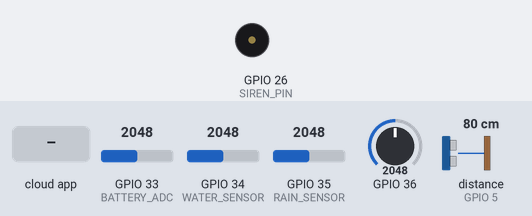
Simulated run of this sketch. Board: ESP32. On the bench: buzzer (waves = sounding, pin HIGH). Wiring (inferred from the names in the program): ultrasonic range finder: trigger GPIO 4; echo GPIO 5. The inputs (shaded band) are chosen by the test bench; at power-on: GPIO 34 (WATER_SENSOR) = 2048, GPIO 33 (BATTERY_ADC) = 2048, GPIO 35 (RAIN_SENSOR) = 2048, GPIO 36 = 2048, distance to the obstacle (sensor on GPIO 5) 80 cm (analog values on the 0–4095 scale). The echo pulse lasts 58.3 µs per cm; WiFi joins after 1.5 s; servers stay silent unless stated; the local clock reads 2024-03-15 10:24:30 at power-on unless the sketch sets it; the Firebase database answers and starts empty; not simulated (calls return 0 or success): secrets.h; pins used as bus, display or sensor lines are not drawn; what the sketch prints to the serial monitor is not drawn.

Above: at 3.1 s.
3.2 s: GPIO 34 (WATER_SENSOR) set to 2532
9.4 s: GPIO 34 (WATER_SENSOR) set to 2617
At 14.9 s:
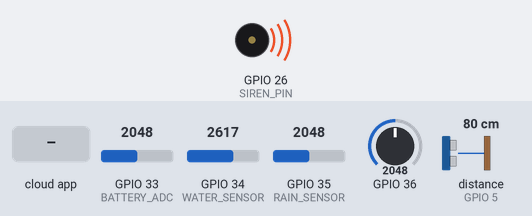
40.0 s: the phone or cloud app sets siren_mute to 1
At 41.4 s:
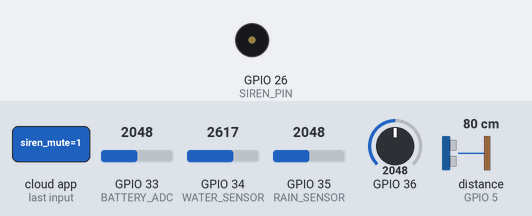
52.1 s: the phone or cloud app sets siren_mute to 0
At 52.9 s:
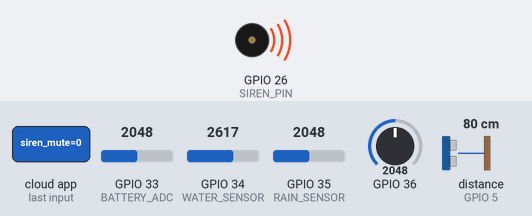
Timing chart, 0 to 54.7 s (numbered marks = the images above; inputs shaded):
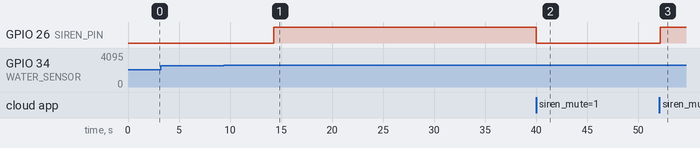

The sketch:

FloodSense_ESP32.ino
```cpp
#include <WiFi.h>
#include <time.h>
#include <string.h>
#include <Firebase_ESP_Client.h>

#include "addons/TokenHelper.h"
#include "addons/RTDBHelper.h"

// HEXBuilder is supplied by esp32_hexbuilder_shim.cpp (ESP32 core 3.0.7 linker gap).

#include "secrets.h"

#define RAIN_SENSOR 35
#define WATER_SENSOR 34
#define WATER_POWER 32
#define TRIG_PIN 4
#define ECHO_PIN 5
#define SIREN_PIN 26
#define BATTERY_ADC 33
#define SOLAR_ADC 36
#define SOLAR_ADC_ENABLED 1

// Battery/solar through a 220k (from pack+) / 100k (to GND) divider.
// Midpoint goes to the ADC pin. Never put the pack on a GPIO.
// Max measurable voltage is about 10.6 V. Tie GPIO 36 to GND if unused.
#define DIVIDER_RHIGH 220000.0
#define DIVIDER_RLOW 100000.0
#define ADC_VREF 3.30
#define VOLTAGE_MIN_VALID 1.80
#define VOLTAGE_MAX_VALID 12.00

// Change STATION_ID on each ESP32. Must match the FloodSense Home station:
//   kalu-millaniya      Kalu Ganga - Putupaula (Kalutara, default Home)
//   kalawellawa         Kalu Ganga - Kalawellawa
//   ellagawa            Kalu Ganga - Ellagawa (Ratnapura)
//   rathnapura          Kalu Ganga - Rathnapura
//   magura              Maguru Ganga - Magura
#define STATION_ID "kalu-millaniya"
#define STATION_NAME "Kalu Ganga - Putupaula"

// 250 ml demo beaker on the analog water probe (GPIO 34):
//   empty     → 0 ml  → 0.00 m
//   200 ml    → HIGH  → 8.00 m  + local siren
//   250 ml    → full  → 10.00 m
// Calibrate WATER_ADC_EMPTY (dry) and WATER_ADC_FULL (filled to 250 ml)
// from the Serial "water=" ADC reading.
#define WATER_ADC_EMPTY 0
#define WATER_ADC_FULL 3200
#define WATER_LEVEL_MAX_M 10.0
#define BEAKER_CAPACITY_ML 250.0
#define BEAKER_HIGH_ML 200.0

// Dry rain plate on this board reads ADC 4095. Wet reads lower.
// Mapping 0→dry was wrong: a dry 4095 became 250 mm and HIGH risk.

#define RAIN_ADC_DRY 4095
#define RAIN_ADC_WET 800
#define RAIN_ADC_DRY_FLOOR 3200
#define RAINFALL_MAX_MM 250.0

#define SAMPLE_INTERVAL_MS 5000
#define SIREN_POLL_MS 400
#define WIFI_WAIT_MS 12000
#define QUEUE_CAP 72

struct Sample {
  unsigned long unixSec;
  float waterLevelM;
  float rainfallMm;
  float ultrasonicCm;
  float batteryV;
  float solarV;
  int floodRisk;
  int waterAdc;
  int raining;
  bool ultraOk;
  bool batteryOk;
  bool solarOk;
  bool sirenActive;
};

FirebaseData fbdo;
FirebaseAuth auth;
FirebaseConfig config;
bool signupOK = false;
Sample offlineQueue[QUEUE_CAP];
int queueHead = 0;
int queueCount = 0;
unsigned long lastWifiAttemptMs = 0;
unsigned long lastFirebaseAttemptMs = 0;
bool remoteSirenCommand = false;
bool remoteSirenMute = false;
bool haveRemoteSiren = false;
bool sirenActive = false;

void enqueueSample(const Sample& sample);
bool flushQueue();
bool publishLive(const Sample& sample);
bool publishLiveTo(const char* stationId, const Sample& sample);
bool publishHistory(const Sample& sample);
bool firebaseUp();
void ensureWifi();
void ensureFirebase();
void beginFirebase();
unsigned long unixNow();
float readDividerVolts(int pin);
bool voltageOk(float volts);
void logRtdbError(const char* what, const char* path);
float rainfallFromAdc(int rainAdc);
void applySiren(int floodRisk);
void pollRemoteSiren();
void waitWithSiren(int floodRisk);

float mapFloat(float x, float inMin, float inMax, float outMin, float outMax) {
  if (inMax == inMin) {
    return outMin;
  }
  float y = (x - inMin) * (outMax - outMin) / (inMax - inMin) + outMin;
  float lo = outMin < outMax ? outMin : outMax;
  float hi = outMin < outMax ? outMax : outMin;
  if (y < lo) y = lo;
  if (y > hi) y = hi;
  return y;
}

int analogAverage(int pin, int samples = 16) {
  uint32_t sum = 0;
  for (int i = 0; i < samples; i++) {
    sum += analogRead(pin);
    delay(2);
  }
  return (int)(sum / samples);
}

float readUltrasonicCm() {
  digitalWrite(TRIG_PIN, LOW);
  delayMicroseconds(2);
  digitalWrite(TRIG_PIN, HIGH);
  delayMicroseconds(10);
  digitalWrite(TRIG_PIN, LOW);
  long duration = pulseIn(ECHO_PIN, HIGH, 30000);
  if (duration <= 0) {
    return -1.0;
  }
  return duration * 0.0343 / 2.0;
}

float readDividerVolts(int pin) {
  uint32_t sum = 0;
  for (int i = 0; i < 8; i++) {
    sum += analogRead(pin);
    delay(2);
  }
  float vAdc = (sum / 8.0) * ADC_VREF / 4095.0;
  return vAdc * (DIVIDER_RHIGH + DIVIDER_RLOW) / DIVIDER_RLOW;
}

bool voltageOk(float volts) {
  return volts >= VOLTAGE_MIN_VALID && volts <= VOLTAGE_MAX_VALID;
}

float rainfallFromAdc(int rainRaw) {
  if (rainRaw >= RAIN_ADC_DRY_FLOOR || rainRaw < 50) {
    return 0.0;
  }
  return mapFloat(rainRaw, RAIN_ADC_DRY, RAIN_ADC_WET, 0.0, RAINFALL_MAX_MM);
}

// Same tree as FloodRiskEngine. HIGH water = 200 ml in the 250 ml beaker
// (mapped to 8.0 m on the 0–10 m probe scale the app expects).
int classifyFloodRisk(float waterLevelM, float rainfallMm, float waterMl) {
  if (rainfallMm > 200.0) return 2;
  if (waterMl > BEAKER_HIGH_ML) return 2;
  if (rainfallMm > 59.97) return 1;
  if (waterLevelM > 4.97) return 1;
  return 0;
}

void applySiren(int floodRisk) {
  bool localHigh = floodRisk >= 2;
  if (haveRemoteSiren) {
    sirenActive = remoteSirenCommand || (localHigh && !remoteSirenMute);
  } else {
    sirenActive = localHigh;
  }
  digitalWrite(SIREN_PIN, sirenActive ? HIGH : LOW);
}

void pollRemoteSiren() {
  if (!firebaseUp()) {
    return;
  }
  char path[96];
  snprintf(path, sizeof(path), "/FloodSystem/stations/%s/siren_command", STATION_ID);
  if (Firebase.RTDB.getBool(&fbdo, path)) {
    remoteSirenCommand = fbdo.boolData();
    haveRemoteSiren = true;
  }
  snprintf(path, sizeof(path), "/FloodSystem/stations/%s/siren_mute", STATION_ID);
  if (Firebase.RTDB.getBool(&fbdo, path)) {
    remoteSirenMute = fbdo.boolData();
  }
}

void waitWithSiren(int floodRisk) {
  unsigned long start = millis();
  while (millis() - start < SAMPLE_INTERVAL_MS) {
    pollRemoteSiren();
    applySiren(floodRisk);
    delay(SIREN_POLL_MS);
  }
}

void setup() {
  Serial.begin(115200);
  delay(300);
  Serial.println();
  Serial.println("=== FloodSense node: kalu-millaniya ===");
  Serial.println("Beaker 250 ml full; 200 ml = HIGH risk + siren on GPIO 26.");
  Serial.println("If you still see kelani-seethawaka, this file was not uploaded.");

  pinMode(WATER_POWER, OUTPUT);
  digitalWrite(WATER_POWER, LOW);
  pinMode(WATER_SENSOR, INPUT);
  pinMode(RAIN_SENSOR, INPUT);

  pinMode(TRIG_PIN, OUTPUT);
  pinMode(ECHO_PIN, INPUT);
  digitalWrite(TRIG_PIN, LOW);
  pinMode(SIREN_PIN, OUTPUT);
  digitalWrite(SIREN_PIN, LOW);
  analogSetAttenuation(ADC_11db);
  analogReadResolution(12);
  pinMode(BATTERY_ADC, INPUT_PULLDOWN);

  WiFi.mode(WIFI_STA);
  ensureWifi();
  if (WiFi.status() == WL_CONNECTED) {
    configTime(0, 0, "pool.ntp.org", "time.google.com");
    Serial.print("Syncing time");
    for (int i = 0; i < 20 && time(nullptr) < 1700000000; i++) {
      Serial.print(".");
      delay(250);
    }
    Serial.println();
  } else {
    Serial.println("WiFi not ready. Sampling continues and readings stay in the offline queue.");
  }

  config.api_key = API_KEY;
  config.database_url = DATABASE_URL;
  Firebase.reconnectWiFi(true);
  Firebase.begin(&config, &auth);
  beginFirebase();
}

void loop() {
  int rainRaw = analogAverage(RAIN_SENSOR);
  float rainfallMm = rainfallFromAdc(rainRaw);
  int rainShown = rainRaw >= RAIN_ADC_DRY_FLOOR ? 0 : rainRaw;

  digitalWrite(WATER_POWER, HIGH);
  delay(80);
  int waterAdc = analogAverage(WATER_SENSOR);
  digitalWrite(WATER_POWER, LOW);
  float waterMl = mapFloat(waterAdc, WATER_ADC_EMPTY, WATER_ADC_FULL, 0.0, BEAKER_CAPACITY_ML);
  float waterLevelM = (waterMl / BEAKER_CAPACITY_ML) * WATER_LEVEL_MAX_M;

  float ultrasonicCm = readUltrasonicCm();
  bool ultraOk = ultrasonicCm > 0.0 && ultrasonicCm < 400.0;

  float batteryV = readDividerVolts(BATTERY_ADC);
  bool batteryOk = voltageOk(batteryV);
#if SOLAR_ADC_ENABLED
  float solarV = readDividerVolts(SOLAR_ADC);
  bool solarOk = voltageOk(solarV);
#else
  float solarV = 0.0;
  bool solarOk = false;
#endif

  int floodRisk = classifyFloodRisk(waterLevelM, rainfallMm, waterMl);
  applySiren(floodRisk);

  Serial.print("ADC rain=");
  Serial.print(rainShown);
  Serial.print(" water=");
  Serial.print(waterAdc);
  Serial.print("  |  rainfall_mm=");
  Serial.print(rainfallMm, 1);
  Serial.print(" water_m=");
  Serial.print(waterLevelM, 2);
  Serial.print(" beaker_ml=");
  Serial.print(waterMl, 0);
  Serial.print(" risk=");
  Serial.print(floodRisk);
  Serial.print(" siren=");
  Serial.print(sirenActive ? "ON" : "off");
  if (ultraOk) {
    Serial.print(" ultrasonic_cm=");
    Serial.print(ultrasonicCm, 1);
  } else {
    Serial.print(" ultrasonic read failed");
  }
  if (batteryOk) {
    Serial.print(" battery_v=");
    Serial.print(batteryV, 2);
  } else {
    Serial.print(" battery not connected");
  }
  if (solarOk) {
    Serial.print(" solar_v=");
    Serial.print(solarV, 2);
  } else {
    Serial.print(" solar not connected");
  }
  Serial.println();
  static bool hintedDrySensors = false;
  if (!hintedDrySensors && waterAdc <= 5 && rainRaw >= 4000) {
    hintedDrySensors = true;
    Serial.println("Dry/unwired ADC: wet GPIO 34 (water) or GPIO 35 (rain). water_m stays 0 until WATER ADC rises.");
  }

  Sample sample;
  sample.unixSec = unixNow();
  sample.waterLevelM = waterLevelM;
  sample.rainfallMm = rainfallMm;
  sample.ultrasonicCm = ultrasonicCm;
  sample.floodRisk = floodRisk;
  sample.waterAdc = waterAdc;
  sample.raining = rainfallMm > 20.0 ? 1 : 0;
  sample.ultraOk = ultraOk;
  sample.batteryV = batteryV;
  sample.solarV = solarV;
  sample.batteryOk = batteryOk;
  sample.solarOk = solarOk;
  sample.sirenActive = sirenActive;

  ensureWifi();
  ensureFirebase();

  if (firebaseUp()) {
    int flushed = queueCount;
    if (!flushQueue()) {
      Serial.printf("Queue flush failed, holding %d samples\n", queueCount);
    } else if (flushed > 0) {
      Serial.printf("Flushed %d queued samples\n", flushed);
    }
    if (!publishLive(sample)) {
      enqueueSample(sample);
      Serial.printf("Live publish failed, queued %d/%d\n", queueCount, QUEUE_CAP);
    } else {
      Serial.print("Live node updated  FloodSystem/stations/");
      Serial.print(STATION_ID);
      Serial.print("  last_seen=");
      Serial.println(sample.unixSec);
      if (!publishHistory(sample)) {
        Serial.printf("History write failed: %s\n", fbdo.errorReason().c_str());
      }
    }
  } else {
    enqueueSample(sample);
    Serial.printf("Offline, queued %d/%d\n", queueCount, QUEUE_CAP);
  }

  Serial.println("-------------------------");
  waitWithSiren(floodRisk);
}

void enqueueSample(const Sample& sample) {
  if (queueCount == QUEUE_CAP) {
    queueHead = (queueHead + 1) % QUEUE_CAP;
    queueCount--;
  }
  offlineQueue[(queueHead + queueCount) % QUEUE_CAP] = sample;
  queueCount++;
}

bool flushQueue() {
  while (queueCount > 0) {
    if (!publishHistory(offlineQueue[queueHead])) {
      return false;
    }
    queueHead = (queueHead + 1) % QUEUE_CAP;
    queueCount--;
  }
  return true;
}

bool publishLive(const Sample& sample) {
  return publishLiveTo(STATION_ID, sample);
}

bool publishLiveTo(const char* stationId, const Sample& sample) {
  char path[96];
  snprintf(path, sizeof(path), "/FloodSystem/stations/%s", stationId);
  FirebaseJson json;
  json.set("water_level", (double)sample.waterLevelM);
  json.set("rainfall", (double)sample.rainfallMm);
  json.set("flood_risk", sample.floodRisk);
  json.set("name", STATION_NAME);
  json.set("queue_depth", queueCount);
  json.set("last_seen", (double)sample.unixSec);
  json.set("ultrasonic_distance", sample.ultraOk ? (double)sample.ultrasonicCm : 0.0);
  json.set("siren_active", sample.sirenActive);
  if (sample.batteryOk) {
    json.set("battery_voltage", (double)sample.batteryV);
  }
  if (sample.solarOk) {
    json.set("solar_voltage", (double)sample.solarV);
  }
  if (!Firebase.RTDB.updateNode(&fbdo, path, &json)) {
    logRtdbError("updateNode", path);
    bool waterOk = Firebase.RTDB.setFloat(&fbdo, String(path) + "/water_level", sample.waterLevelM);
    bool rainOk = Firebase.RTDB.setFloat(&fbdo, String(path) + "/rainfall", sample.rainfallMm);
    bool riskOk = Firebase.RTDB.setInt(&fbdo, String(path) + "/flood_risk", sample.floodRisk);
    bool seenOk = Firebase.RTDB.setDouble(&fbdo, String(path) + "/last_seen", (double)sample.unixSec);
    if (!waterOk) logRtdbError("set water_level", path);
    if (!rainOk) logRtdbError("set rainfall", path);
    if (!riskOk) logRtdbError("set flood_risk", path);
    if (!seenOk) logRtdbError("set last_seen", path);
    return waterOk && rainOk && seenOk;
  }
  return true;
}

bool publishHistory(const Sample& sample) {
  FirebaseJson json;
  json.set("timestamp", (double)sample.unixSec);
  json.set("water_level", sample.waterLevelM);
  json.set("rainfall", sample.rainfallMm);
  json.set("flood_risk", sample.floodRisk);
  json.set("WaterLevel", sample.waterAdc);
  json.set("RainStatus", sample.raining);
  if (sample.ultraOk) {
    json.set("ultrasonic_distance", sample.ultrasonicCm);
  }
  if (sample.batteryOk) {
    json.set("battery_voltage", sample.batteryV);
  }
  if (sample.solarOk) {
    json.set("solar_voltage", sample.solarV);
  }
  char path[96];
  if (sample.unixSec > 1700000000UL) {
    snprintf(path, sizeof(path), "/FloodSystem/stations/%s/history/%lu", STATION_ID, sample.unixSec);
    return Firebase.RTDB.setJSON(&fbdo, path, &json);
  }
  snprintf(path, sizeof(path), "/FloodSystem/stations/%s/history", STATION_ID);
  return Firebase.RTDB.pushJSON(&fbdo, path, &json);
}

bool firebaseUp() {
  return WiFi.status() == WL_CONNECTED && signupOK && Firebase.ready();
}

void ensureWifi() {
  if (WiFi.status() == WL_CONNECTED) {
    return;
  }
  unsigned long now = millis();
  if (lastWifiAttemptMs != 0 && now - lastWifiAttemptMs < 8000) {
    return;
  }
  lastWifiAttemptMs = now;
  Serial.print("Connecting WiFi");
  WiFi.disconnect();
  WiFi.begin(WIFI_SSID, WIFI_PASSWORD);
  unsigned long start = millis();
  while (WiFi.status() != WL_CONNECTED && millis() - start < WIFI_WAIT_MS) {
    delay(400);
    Serial.print(".");
  }
  Serial.println(WiFi.status() == WL_CONNECTED ? "\nWiFi Connected!" : "\nWiFi failed, will retry");
}

void beginFirebase() {
  if (signupOK || WiFi.status() != WL_CONNECTED) {
    return;
  }
  unsigned long now = millis();
  if (lastFirebaseAttemptMs != 0 && now - lastFirebaseAttemptMs < 10000) {
    return;
  }
  lastFirebaseAttemptMs = now;
  if (!Firebase.signUp(&config, &auth, "", "")) {
    Serial.printf("Firebase signup: %s\n", config.signer.signupError.message.c_str());
    return;
  }
  signupOK = true;
  Serial.println("Firebase Connection Successful!");
  Serial.print("Writing live node /FloodSystem/stations/");
  Serial.println(STATION_ID);
  Serial.print("Waiting token");
  for (int i = 0; i < 40 && !Firebase.ready(); i++) {
    Serial.print(".");
    delay(250);
  }
  Serial.println(Firebase.ready() ? " ready" : " NOT ready");
}

void ensureFirebase() {
  if (signupOK) {
    return;
  }
  beginFirebase();
}

void logRtdbError(const char* what, const char* path) {
  Serial.printf("RTDB %s failed (%s): %s\n", what, path, fbdo.errorReason().c_str());
}

unsigned long unixNow() {
  time_t now = time(nullptr);
  if (now > 1700000000) {
    return (unsigned long)now;
  }
  return millis() / 1000UL;
}
```

esp32_hexbuilder_shim.cpp
```cpp
// ESP32 Arduino core 3.0.x (including 3.0.7) often ships MD5Builder
// without linking HEXBuilder.cpp. Firebase_ESP_Client then fails with
// "undefined reference to HEXBuilder::hex2bytes / bytes2hex".
// Weak symbols fill the gap and are ignored if a later core already links HEXBuilder.

#include <Arduino.h>

#if defined(ESP_ARDUINO_VERSION_MAJOR) && (ESP_ARDUINO_VERSION_MAJOR >= 3)

#include <HEXBuilder.h>
#include <cctype>
#include <cstdlib>
#include <cstring>

size_t __attribute__((weak)) HEXBuilder::hex2bytes(unsigned char *out, size_t maxlen, const char *in) {
  while (in && *in && isspace(static_cast<unsigned char>(*in))) {
    in++;
  }
  const size_t inLen = in ? strlen(in) : 0;
  if (inLen == 0 || (inLen & 1) || (inLen > 2 * maxlen)) {
    return 0;
  }
  for (size_t i = 0; i < inLen; i += 2) {
    char tmp[3] = {in[i], in[i + 1], 0};
    char *err = nullptr;
    out[i / 2] = static_cast<unsigned char>(strtoul(tmp, &err, 16));
    if (err != nullptr && *err != '\0') {
      return 0;
    }
  }
  return inLen / 2;
}

size_t __attribute__((weak)) HEXBuilder::hex2bytes(unsigned char *out, size_t maxlen, const String &in) {
  return hex2bytes(out, maxlen, in.c_str());
}

size_t __attribute__((weak)) HEXBuilder::bytes2hex(char *out, size_t maxlen, const uint8_t *in, size_t len) {
  if (2 * len + 1 > maxlen) {
    return 0;
  }
  for (size_t i = 0; i < len; i++) {
    const uint8_t c = in[i];
    out[2 * i] = (c >> 4) + ((c >> 4) < 10 ? '0' : 'a' - 10);
    out[2 * i + 1] = (c & 0x0f) + ((c & 0x0f) < 10 ? '0' : 'a' - 10);
  }
  out[2 * len] = 0;
  return 2 * len;
}

String __attribute__((weak)) HEXBuilder::bytes2hex(const uint8_t *in, size_t len) {
  String out;
  out.reserve(2 * len + 1);
  for (size_t i = 0; i < len; i++) {
    const uint8_t c = in[i];
    out += char((c >> 4) + ((c >> 4) < 10 ? '0' : 'a' - 10));
    out += char((c & 0x0f) + ((c & 0x0f) < 10 ? '0' : 'a' - 10));
  }
  return out;
}

#endif
```

Measured:
- the behaviour switches between 2560 and 2561 on GPIO 34 (WATER_SENSOR) (found by bisection; images 0 and 1)
- after the input at 3.2 s, every drawn part: stays the same
- after the input at 9.4 s, GPIO 26 (SIREN_PIN): LOW → HIGH after 4.9 s
- after the input at 40.0 s, GPIO 26 (SIREN_PIN): HIGH → LOW at once
- after the input at 52.1 s, GPIO 26 (SIREN_PIN): LOW → HIGH after 0.10 s
